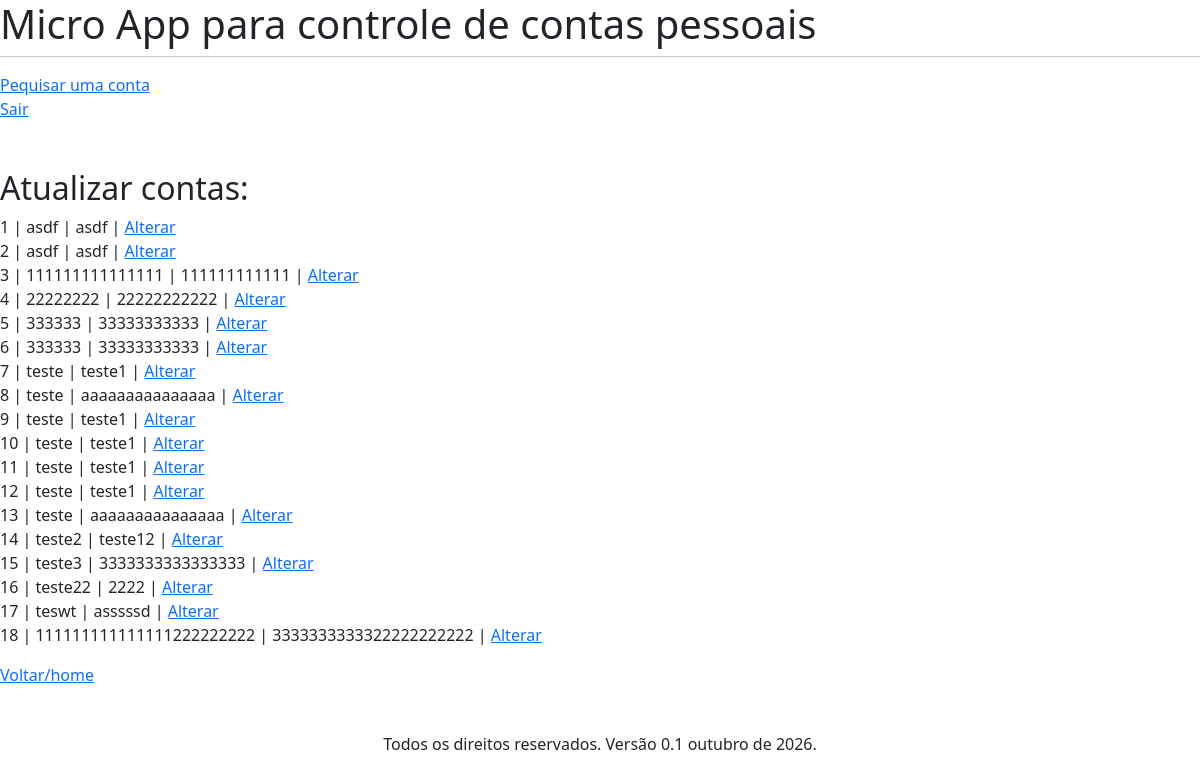
/atualizarContas/, run on an earlier commit of the app's database.
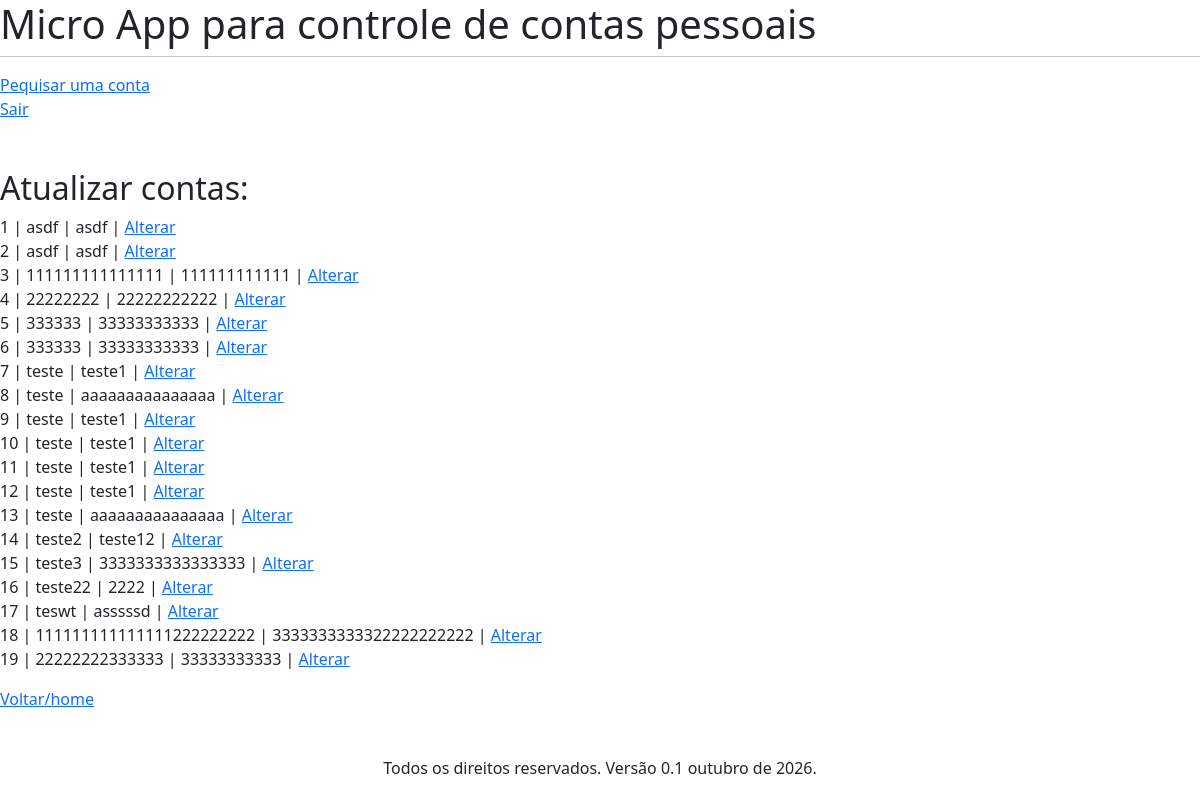
And on a later commit of the database.
### contas/models.py (models this page shows, shortened)
class ContasPessoais(models.Model):
    código_contas = models.AutoField(primary_key=True)
    nome_conta = models.CharField(null=False, blank=False)
    fornecedor = models.CharField(null=False, blank=False)

### contas/views.py (the view)
# urls.py: path('atualizarContas/', views.atualizar_contas, name='atualizar_contas'),
def atualizar_contas(request):
    query = request.GET.get('get', '')
    contaspessoais = ContasPessoais.objects.filter(nome_conta__icontains=query)
    return render(request, 'atualizar_contas.html', {
        'contaspessoais': contaspessoais,
        'query': query,
        })

### contas/templates/atualizar_Contas.html (shortened to what this page needs)
{% extends 'base_contas.html' %}
{% block content %}
<div class="row mt-5">
    <h2>Atualizar contas:</h2>
    <ul>
        {% for contas in contaspessoais %}
        <li>
            {{ contas.código_contas }} |
            {{ contas.nome_conta }} |
            {{ contas.fornecedor }} |
            <a href="">Alterar</a>
        </li>
        {% endfor %}
    </ul>
    <a href="{% url 'index' %}">Voltar/home</a>
</div>
{% endblock %}

What changed in the data, as far as the page shows it:
added ContasPessoais: código_contas "19", nome_conta "22222222333333", fornecedor "33333333333"
